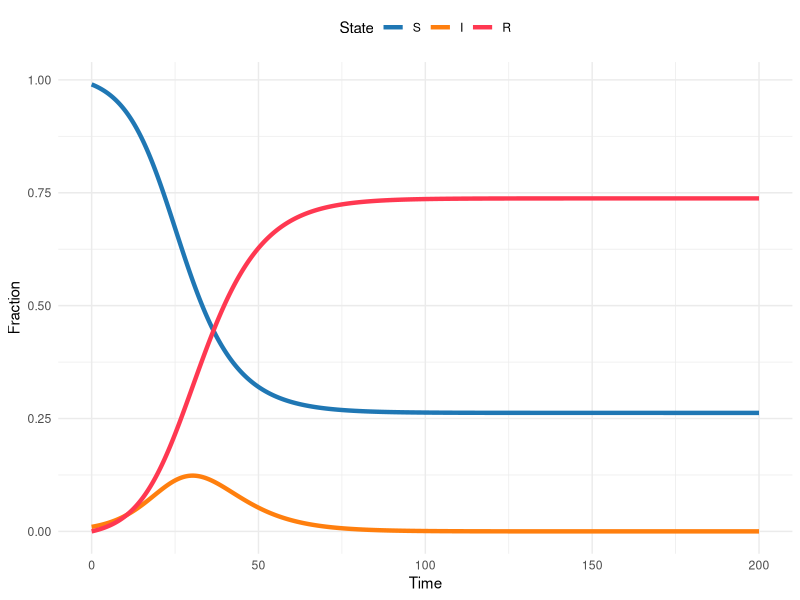
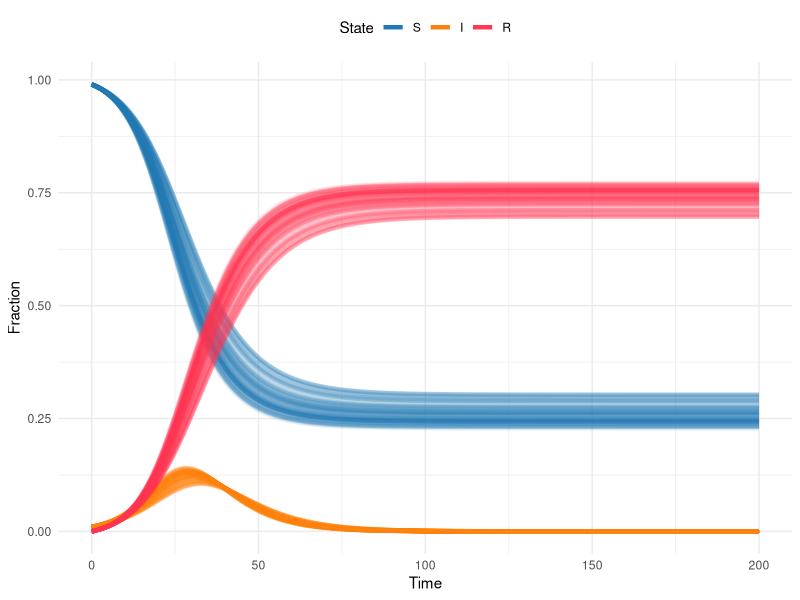
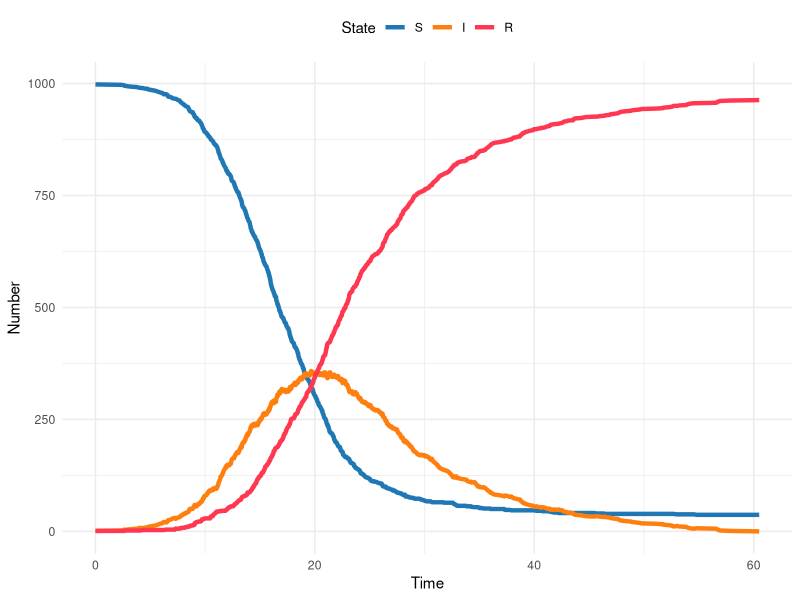
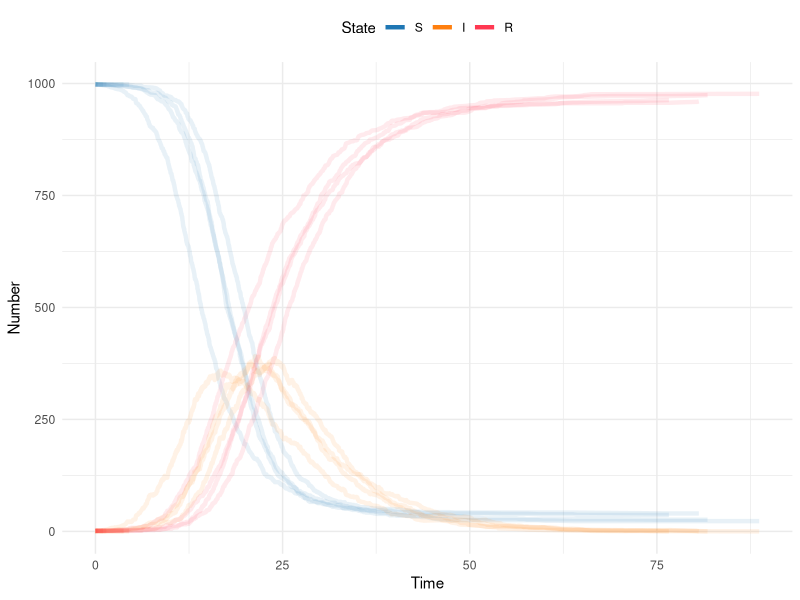
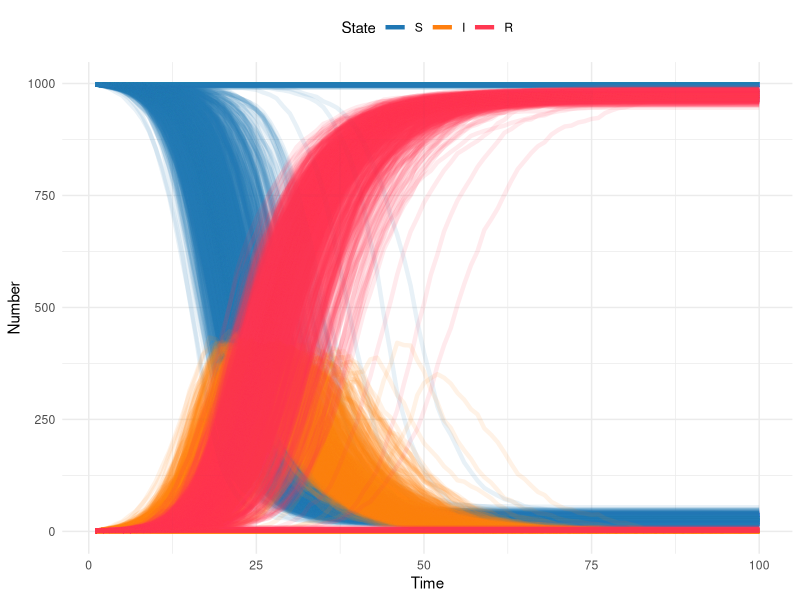
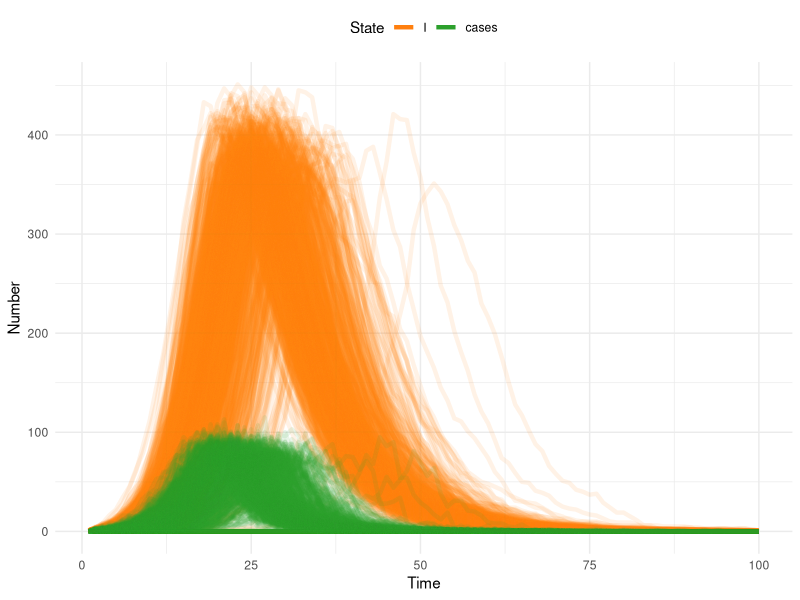
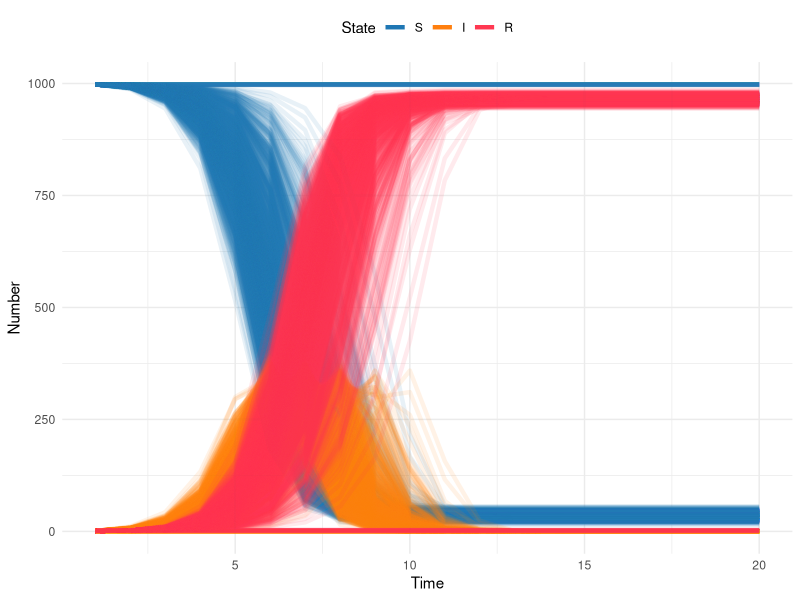

Generate these figures, in order, with R:
## ---- chunk 1
library(here)
library(rio)
library(deSolve)
library(tidyverse)
## ---- chunk 2
theme_set(theme_minimal())
## ---- chunk 3
sir_model <- function(time, state, params, ...) {
  transmission <- params["transmission"]
  recovery <- 1 / params["duration"]

  S <- state["S"]
  I <- state["I"]
  R <- state["R"]

  dSdt <- -transmission * S * I
  dIdt <- (transmission * S * I) - (recovery * I)
  dRdt <- recovery * I

  return(list(c(dSdt, dIdt, dRdt)))
}
## ---- chunk 4
sir_params <- c(transmission = 0.3, duration = 6)
sir_init_states <- c(S = 0.99, I = 0.01, R = 0)
sim_times <- seq(0, 200, by = 0.1)

sir_sol <- ode(
  y = sir_init_states,
  times = sim_times,
  func = sir_model,
  parms = sir_params
)
## ---- chunk 5
#| out-width: 100%
#| column: body

# Turn the output from the ODE solver into a tibble (dataframe)
# so we can manipulate and plot it easily
sir_sol_df <- as_tibble(sir_sol) %>%
  # Convert all columns to numeric (they are currently type
  # deSolve so will produce warnings when plotting etc)
  mutate(
    # Rather than repeatedly type the same function for every
    # column, use the across() function to apply the function
    # to a selection of columns
    across(
      # The cols argument takes a selection of columns to apply
      # a function to. Here, we want to apply the as.numeric()
      # function to all columns, so we use the function
      # everything() to select all columns.
      .cols = everything(),
      .fns = as.numeric
    )
  ) %>%
  # Convert the dataframe from wide to long format, so we have a
  # column for the time, a column for the state, and a column
  # for the proportion of the population in that state at that
  # time
  pivot_longer(
    # Don't pivot the time column
    cols = -time,
    names_to = "state",
    values_to = "proportion"
  ) %>%
  # Update the state column to be a factor, so the plot will
  # show the states in the correct order
  mutate(state = factor(state, levels = c("S", "I", "R")))

sir_colors <- c(S = "#1f77b4", I = "#ff7f0e", R = "#FF3851")

ggplot(sir_sol_df, aes(x = time, y = proportion, color = state)) +
  geom_line(linewidth = 1.5) +
  scale_color_manual(values = sir_colors) +
  labs(
    x = "Time",
    y = "Fraction",
    color = "State"
  ) +
  theme(legend.position = "top")
## ---- chunk 6
# the number of times we want to do this.
# This is a matter of choice and computational capacity
# (this model is small and quick, but that won't always be the case)
num_iterations <- 100

# since we're going to do this num_iterations times we need a place
# to store the results

for (iter in 1:num_iterations) {
  # each time take a random draw of the transmission rate from the
  # confidence interval
  sir_params <- c(transmission = runif(1, .283, .317), duration = 6)
  sir_init_states <- c(S = 0.99, I = 0.01, R = 0)
  sim_times <- seq(0, 200, by = 0.1)

  sir_sol <- ode(
    y = sir_init_states,
    times = sim_times,
    func = sir_model,
    parms = sir_params
  )
  sir_sol <- as_tibble(sir_sol)
  # mark this as the iter iteration of the loop
  sir_sol$iteration <- iter
  # if this is the first iteration, create a place to store the output
  # if it's the second or higher, append the output to the storage
  if (iter == 1) {
    sir_sol_storage <- sir_sol
  }
  if (iter > 1) {
    sir_sol_storage <- rbind(sir_sol_storage, sir_sol)
  }
}
## ---- chunk 7
#| out-width: 100%
#| column: body

# Turn the output from the ODE solver into a tibble (dataframe)
# so we can manipulate and plot it easily
sir_sol_df <- as_tibble(sir_sol_storage) %>%
  # Convert all columns to numeric (they are currently type deSolve
  # so will produce warnings when plotting etc)
  mutate(
    # Rather than repeatedly type the same function for every column,
    # use the across() function to apply the function to a selection
    # of columns
    across(
      # The cols argument takes a selection of columns to apply
      # a function to. Here, we want to apply the as.numeric()
      # function to all columns, so we use the function
      # everything() to select all columns.
      .cols = everything(),
      .fns = as.numeric
    )
  ) %>%
  # Convert the dataframe from wide to long format, so we have a
  # column for the time, a column for the state, and a column
  # for the proportion of the population in that state at that
  # time
  pivot_longer(
    # Don't pivot the time column
    cols = -c(time, iteration),
    names_to = "state",
    values_to = "proportion"
  ) %>%
  # Update the state column to be a factor, so the plot will
  # show the states in the correct order
  mutate(state = factor(state, levels = c("S", "I", "R")))

sir_colors <- c(S = "#1f77b4", I = "#ff7f0e", R = "#FF3851")

ggplot(
  sir_sol_df,
  aes(
    x = time,
    y = proportion,
    color = state,
    group = interaction(iteration, state)
  )
) +
  geom_line(linewidth = 1.5, alpha = .1) +
  scale_color_manual(values = sir_colors) +
  labs(
    x = "Time",
    y = "Fraction",
    color = "State"
  ) +
  guides(color = guide_legend(override.aes = list(alpha = 1))) +
  theme(legend.position = "top")
## ---- chunk 8
####################################################################
# Parameters and initial conditions                                #
####################################################################

S <- 998 # number susceptible
I <- 1 # number infected
R <- 1 # number recovered
time <- 0

beta <- 0.5 # transmission rate
gamma <- 1 / 7 # recovery rate
## ---- chunk 9
####################################################################
# Gillespie Step                                                   #
####################################################################
gil_step <- function(SIR, beta, gamma) {
  # SIR is a vector containing 4 elements
  #   S = scalar number of susceptibles now
  #   I = scalar number of infecteds now
  #   R = scalar number of recovereds now
  #   time = current time
  # beta = transmission rate
  # gamma = recovery rate

  # draw two random exponential variables
  times <- rexp(
    2,
    c(
      # the first is the rate of new infections: S*Beta*I/N
      beta * SIR[1] * SIR[2] / sum(SIR[1:3]),
      # the second is the rate of new recoveries: I*gamma
      SIR[2] * gamma
    )
  )

  return(list(
    # which.min identifies which of the two random variables is smallest,
    # and thus the first to happen: this is the transition that we'll make
    change_state = which.min(times),
    # this identifies how much time elapsed before the transition occurred,
    # so we can increment time forward
    time_step = min(times)
  ))
}
## ---- chunk 10
####################################################################
# Simulate over time                                               #
####################################################################
# here we set the random seed. This isn't necessary in general, but it allows us to write a "random" simulation
set.seed(101)
counter <- 0 # set counter at 0
while (all(I > 0)) {
  # continue until I is depleted
  counter <- counter + 1
  # counter for number of transitions: we don't know how many transitions
  # will happen until the simulation is over
  #
  # current SIR states
  sir_tmp <- c(S[counter], I[counter], R[counter], time[counter])
  step <- gil_step(sir_tmp, beta, gamma)
  if (step$change_state == 1) {
    # if transition is an infection, reduce S and increase I
    sir_tmp[1] <- sir_tmp[1] - 1
    sir_tmp[2] <- sir_tmp[2] + 1
  }
  if (step$change_state == 2) {
    # if transition is an recovery, reduce I and increase R
    sir_tmp[2] <- sir_tmp[2] - 1
    sir_tmp[3] <- sir_tmp[3] + 1
  }
  sir_tmp[4] <- sir_tmp[4] + step$time_step # increment time

  # Append changes
  S <- c(S, sir_tmp[1])
  I <- c(I, sir_tmp[2])
  R <- c(R, sir_tmp[3])
  time <- c(time, sir_tmp[4])

  # cat(S[counter],\"-\",I[counter],\"-\",R[counter],\"-\",time[counter], \".\\n\")
  # this prints the output as it goes
  # reset the seed so that every subsequent simulation IS random
  set.seed(NULL)
}
## ---- chunk 11
#| out-width: 100%
#| column: body

# Reuse the plotting code from above

# Turn the output from gil_step() into a tibble (dataframe)
# so we can manipulate and plot it easily
# put elements in a data frame
gil_df <- tibble(time, S, I, R) %>%
  # Convert all columns to numeric (they are currently type
  # deSolve so will produce warnings when plotting etc)
  mutate(
    # Rather than repeatedly type the same function for every
    # column, use the across() function to apply the function
    # to a selection of columns
    across(
      # The cols argument takes a selection of columns to apply
      # a function to. Here, we want to apply the as.numeric()
      # function to all columns, so we use the function
      # everything() to select all columns.
      .cols = everything(),
      .fns = as.numeric
    )
  ) %>%
  # Convert the dataframe from wide to long format, so we have a
  # column for the time, a column for the state, and a column
  # for the proportion of the population in that state at that
  # time
  pivot_longer(
    # Don't pivot the time column
    cols = -c(time),
    names_to = "state",
    values_to = "number"
  ) %>%
  # Update the state column to be a factor, so the plot will
  # show the states in the correct order
  mutate(state = factor(state, levels = c("S", "I", "R")))

sir_colors <- c(S = "#1f77b4", I = "#ff7f0e", R = "#FF3851")

ggplot(gil_df, aes(x = time, y = number, color = state)) +
  geom_line(linewidth = 1.5) +
  scale_color_manual(values = sir_colors) +
  labs(
    x = "Time",
    y = "Number",
    color = "State"
  ) +
  theme(legend.position = "top")
## ---- chunk 12
####################################################################
# Simulate over time                                               #
num_iterations <- 10 # number of realizations to simulate

for (iter in 1:num_iterations) {
  ####################################################################
  # Parameters and initial conditions                                #
  ####################################################################

  S <- 998 # number susceptible
  I <- 1 # number infected
  R <- 1 # number recovered
  time <- 0
  # initialize iteration counter
  iteration <- iter

  beta <- .5 # transmission rate
  gamma <- 1 / 7 # recovery rate

  ####################################################################
  # Simulate over time                                               #
  ####################################################################
  counter <- 0 # set counter at 0
  while (all(I > 0)) {
    # continue until I is depleted
    counter <- counter + 1
    # counter for number of transitions: we don't know how many transitions
    # will happen until the simulation is over

    # current SIR states
    sir_tmp <- c(S[counter], I[counter], R[counter], time[counter])
    step <- gil_step(sir_tmp, beta, gamma)
    if (step$change_state == 1) {
      # if transition is an infection, reduce S and increase I
      sir_tmp[1] <- sir_tmp[1] - 1
      sir_tmp[2] <- sir_tmp[2] + 1
    }
    if (step$change_state == 2) {
      # if transition is an recovery, reduce I and increase R
      sir_tmp[2] <- sir_tmp[2] - 1
      sir_tmp[3] <- sir_tmp[3] + 1
    }
    # increment time
    sir_tmp[4] <- sir_tmp[4] + step$time_step

    # Append changes
    S <- c(S, sir_tmp[1])
    I <- c(I, sir_tmp[2])
    R <- c(R, sir_tmp[3])
    time <- c(time, sir_tmp[4])
    iteration <- c(iteration, iter)

    # cat(S[counter],\"-\",I[counter],\"-\",R[counter],\"-\",time[counter], \".\\n\")
    # this prints the output as it goes
  }
  if (iter == 1) {
    sir_gil_storage <- tibble(S, I, R, time, iteration)
  }
  if (iter > 1) {
    sir_gil_storage <- bind_rows(
      sir_gil_storage,
      tibble(S, I, R, time, iteration)
    )
  }
}
## ---- chunk 13
#| out-width: 100%
#| column: body

# Reuse the plotting code from above

# Turn the output from gil_step() into a tibble (dataframe)
# so we can manipulate and plot it easily
# put elements in a data frame
gil_df <- sir_gil_storage %>%
  # Convert all columns to numeric (they are currently type
  # deSolve so will produce warnings when plotting etc)
  mutate(
    # Rather than repeatedly type the same function for every
    # column, use the across() function to apply the function
    # to a selection of columns
    across(
      # The cols argument takes a selection of columns to apply
      # a function to. Here, we want to apply the as.numeric()
      # function to all columns, so we use the function
      # everything() to select all columns.
      .cols = everything(),
      .fns = as.numeric
    )
  ) %>%
  # Convert the dataframe from wide to long format, so we have a
  # column for the time, a column for the state, and a column
  # for the proportion of the population in that state at that
  # time
  pivot_longer(
    # Don't pivot the time column
    cols = -c(time, iteration),
    names_to = "state",
    values_to = "number"
  ) %>%
  # Update the state column to be a factor, so the plot will
  # show the states in the correct order
  mutate(state = factor(state, levels = c("S", "I", "R")))

sir_colors <- c(S = "#1f77b4", I = "#ff7f0e", R = "#FF3851")

ggplot(
  gil_df,
  aes(
    x = time,
    y = number,
    color = state,
    group = interaction(iteration, state)
  )
) +
  geom_line(linewidth = 1.5, alpha = .1) +
  scale_color_manual(values = sir_colors) +
  labs(
    x = "Time",
    y = "Number",
    color = "State"
  ) +
  guides(color = guide_legend(override.aes = list(alpha = 1))) +
  theme(legend.position = "top")
## ---- chunk 14
####################################################################
# Parameters and initial conditions                                #
####################################################################

S <- 998 # number susceptible
I <- 1 # number infected
R <- 1 # number recovered
time <- 0

beta <- .5 # transmission rate
gamma <- 1 / 7 # recovery rate
## ---- chunk 15
####################################################################
# Tau Leaping Single time step                                     #
####################################################################
tau_sir_step <- function(sims, S, I, R, beta, gamma, delta_t, ...) {
  # adapted from Aaron King's code
  # sims = number of simulations
  # S = initial susceptible population
  # I = initial infected population
  # R = initial recovered population
  # beta = transmission rate
  # gamma = recovery rate

  # total population size
  N <- S + I + R
  # new incident infections
  dSI <- rpois(n = sims, beta * S * (I / N) * delta_t)
  # recoveries
  dIR <- rpois(n = sims, gamma * I * delta_t)
  # note that this can be done with a binomial step as well
  # dSI <- rbinom(n=sims,size=S,prob=1-exp(-beta*(I/N)*delta_t))
  # new incident infections
  # dIR <- rbinom(n=sims,size=I,prob=1-exp(-gamma*delta_t))
  # recoveries

  # since it is possible for the transitions to drive the states negative,
  # we have to prevent that
  # change in S
  S <- pmax(S - dSI, 0)
  # change in I
  I <- pmax(I + dSI - dIR, 0)
  # change in R
  R <- R + dIR
  # note that dSI are the new incident infections
  cbind(S, I, R, dSI)
}
## ---- chunk 16
####################################################################
# set up and storage for states                                    #
####################################################################
max_time <- 100
# time to simulate over. With Tau Leaping the random draws scale with time
# not with population size, so this is much more efficient than Gillespie
# for large populations
sims <- 1000
# number of simulations: notice that we can do WAY more now

s_mat <- matrix(S, 1, sims) # storage item for S for all simulations
i_mat <- matrix(I, 1, sims) # storage item for I for all simulations
r_mat <- matrix(R, 1, sims) # storage item for R for all simulations
new_cases <- matrix(0, 1, sims)
# storage item for new cases (i.e. incidence) for all simulations
n_mat <- S + I + R # storage item for N for all simulations
## ---- chunk 17
####################################################################
# run over a time from 2 to T                                      #
####################################################################
#
for (time_step in 2:max_time) {
  # loop over time, time_step is the index

  out <- tau_sir_step(
    sims,
    s_mat[time_step - 1, ],
    i_mat[time_step - 1, ],
    r_mat[time_step - 1, ],
    beta,
    gamma,
    delta_t = 1
  )
  # call to SIR step function above

  # update state
  s_mat <- rbind(s_mat, out[, 1])
  # update state
  i_mat <- rbind(i_mat, out[, 2])
  # update state
  r_mat <- rbind(r_mat, out[, 3])
  # update state -- note population size isn't changing, but this could be
  # updated with births/deaths
  n_mat <- rbind(n_mat, out[, 1] + out[, 2] + out[, 3])
  # update state
  new_cases <- rbind(new_cases, out[, 4])
}
## ---- chunk 18
#| out-width: 100%
#| column: body

####################################################################
# plotting                                                         #
####################################################################
# put output in a data frame
tau_df <- tibble(
  S = array(s_mat),
  I = array(i_mat),
  R = array(r_mat),
  N = array(n_mat),
  cases = array(new_cases),
  time = rep(1:max_time, sims),
  iteration = rep(1:sims, each = max_time)
)

tau_df <- tau_df %>%
  pivot_longer(
    # Don't pivot the time column
    cols = -c(time, iteration),
    names_to = "state",
    values_to = "number"
  ) %>%
  mutate(state = factor(state, levels = c("S", "I", "R", "N", "cases")))

# fix this color
sir_colors <- c(S = "#1f77b4", I = "#ff7f0e", R = "#FF3851", cases = "#2ca02c")

tau_df %>%
  mutate(iteration = as.factor(iteration)) %>%
  filter(state %in% c("S", "I", "R")) %>%
  ggplot(aes(
    x = time,
    y = number,
    group = interaction(iteration, state),
    color = state
  )) +
  geom_line(linewidth = 1.5, alpha = .1) +
  scale_color_manual(values = sir_colors) +
  labs(
    x = "Time",
    y = "Number",
    color = "State"
  ) +
  guides(color = guide_legend(override.aes = list(alpha = 1))) +
  theme(legend.position = "top")
## ---- chunk 19
#| out-width: 100%
#| column: body
####################################################################
# plotting                                                         #
####################################################################
# put output in a data frame
tau_df <- tibble(
  S = array(s_mat),
  I = array(i_mat),
  R = array(r_mat),
  N = array(n_mat),
  cases = array(new_cases),
  time = rep(1:max_time, sims),
  iteration = rep(1:sims, each = max_time)
)

tau_df <- tau_df %>%
  pivot_longer(
    # Don't pivot the time column
    cols = -c(time, iteration),
    names_to = "state",
    values_to = "number"
  ) %>%
  mutate(state = factor(state, levels = c("S", "I", "R", "N", "cases")))

# fix this color
sir_colors <- c(S = "#1f77b4", I = "#ff7f0e", R = "#FF3851", cases = "#2ca02c")

tau_df %>%
  mutate(iteration = as.factor(iteration)) %>%
  filter(state %in% c("I", "cases")) %>%
  ggplot(aes(
    x = time,
    y = number,
    group = interaction(iteration, state),
    color = state
  )) +
  geom_line(linewidth = 1.5, alpha = .1) +
  scale_color_manual(values = sir_colors) +
  labs(
    x = "Time",
    y = "Number",
    color = "State"
  ) +
  guides(color = guide_legend(override.aes = list(alpha = 1))) +
  theme(legend.position = "top")
## ---- chunk 20
####################################################################
# Parameters and initial conditions                                #
####################################################################
S <- 998 # number susceptible
I <- 1 # number infected
R <- 1 # number recovered
time <- 0

beta <- 3.5 # transmission rate -- note the change in value
## ---- chunk 21
####################################################################
# Single time step                                                 #
####################################################################
chain_binomial_step <- function(sims, S, I, R, beta, ...) {
  # S = initial susceptible population
  # I = initial infected population
  # R = initial recovered population
  # beta is transmission rate

  # total population size
  N <- S + I + R
  # this is the only stochastic step; only do draw if I >0
  new_i <- rbinom(n = sims, pmax(S, 0), 1 - exp(-beta * pmax(I, 0) / N))
  # this step is now deterministic, because everyone from the past time
  # step recovers
  new_s <- S - new_i
  new_r <- R + I

  cbind(new_s, new_i, new_r)
}
## ---- chunk 22
####################################################################
# Run over many steps											   #
####################################################################

max_time <- 20
# note here that the time step is one infectious generation time,
# so 7 days from gamma above
sims <- 1000

s_mat <- matrix(S, 1, sims) # storage item for S for all simulations
i_mat <- matrix(I, 1, sims) # storage item for I for all simulations
r_mat <- matrix(R, 1, sims) # storage item for R for all simulations
n_mat <- S + I + R

for (time_step in 2:max_time) {
  out <- chain_binomial_step(
    sims,
    s_mat[time_step - 1, ],
    i_mat[time_step - 1, ],
    r_mat[time_step - 1, ],
    beta
  )
  # update state
  s_mat <- rbind(s_mat, out[, 1])
  # update state
  i_mat <- rbind(i_mat, out[, 2])
  # update state
  r_mat <- rbind(r_mat, out[, 3])
  # update state -- note population size isn't changing, but this could be
  # updated with births/deaths
  n_mat <- rbind(n_mat, out[, 1] + out[, 2] + out[, 3])
}
## ---- chunk 23
#| echo: true
#| message: false
#| out-width: 100%
#| column: body

# put output in a data frame
bin_df <- tibble(
  S = array(s_mat),
  I = array(i_mat),
  R = array(r_mat),
  N = array(matrix(n_mat)),
  time = rep(1:max_time, sims),
  iteration = rep(1:sims, each = max_time)
)

bin_df <- bin_df %>%
  pivot_longer(
    # Don't pivot the time column
    cols = -c(time, iteration),
    names_to = "state",
    values_to = "number"
  ) %>%
  mutate(state = factor(state, levels = c("S", "I", "R", "N")))

# fix this color
sir_colors <- c(S = "#1f77b4", I = "#ff7f0e", R = "#FF3851")

bin_df %>%
  mutate(iteration = as.factor(iteration)) %>%
  filter(state %in% c("S", "I", "R")) %>%
  ggplot(aes(
    x = time,
    y = number,
    group = interaction(iteration, state),
    color = state
  )) +
  geom_line(linewidth = 1.5, alpha = .1) +
  scale_color_manual(values = sir_colors) +
  labs(
    x = "Time",
    y = "Number",
    color = "State"
  ) +
  guides(color = guide_legend(override.aes = list(alpha = 1))) +
  theme(legend.position = "top")
